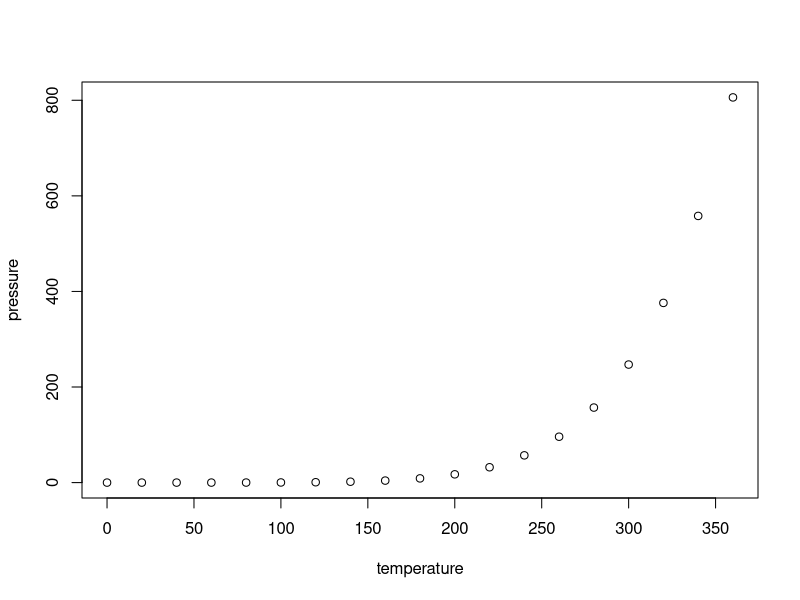
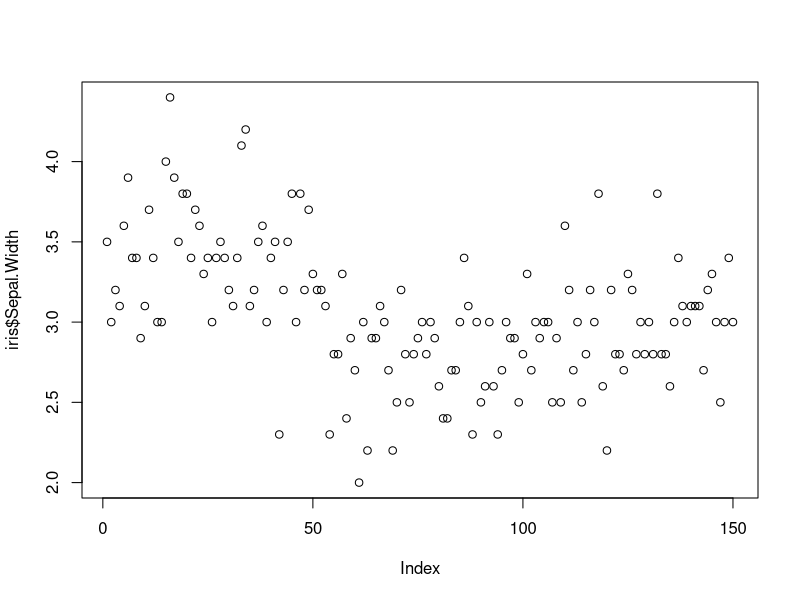
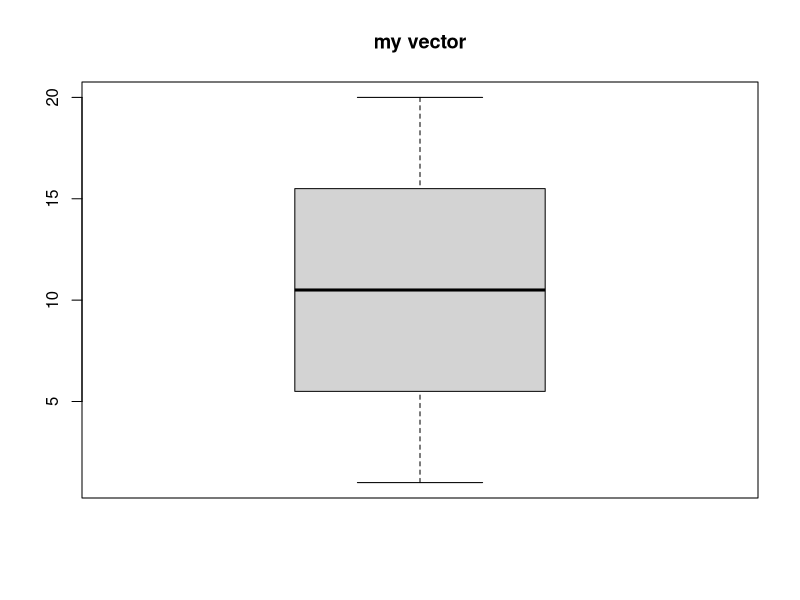

Here is the R script that generated these plots, in order:
## ---- chunk 1
knitr::opts_chunk$set(echo = TRUE)
## ---- chunk 2
summary(cars)
## ---- chunk 3
plot(pressure)
## ---- chunk 4
summary(iris)
plot(iris$Sepal.Width)
## ---- chunk 5
vv <- rep(1:20,200)
summary(vv)
boxplot(vv,main="my vector")
